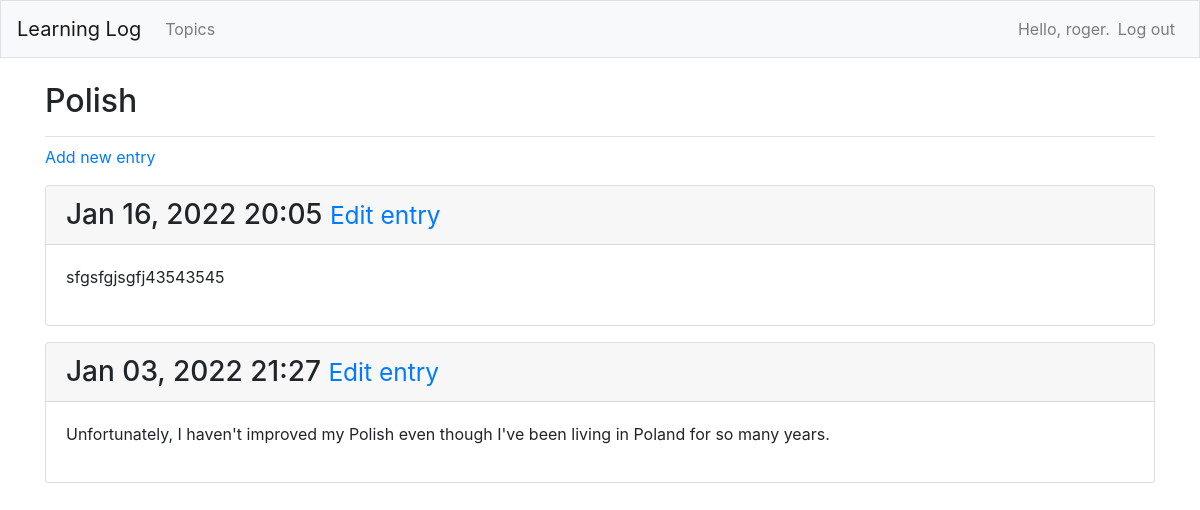
Page /topics/4/ (signed in) on the committed database.
### learning_logs/models.py (models this page shows, shortened)
class Topic(models.Model):
    text = models.CharField(max_length=200)
    date_added = models.DateTimeField(auto_now_add=True)
    owner = models.ForeignKey(User, on_delete=models.CASCADE)
    def __str__(self):
        return self.text

class Entry(models.Model):
    topic = models.ForeignKey(Topic, on_delete=models.CASCADE)
    text = models.TextField()
    date_added = models.DateTimeField(auto_now_add=True)
    class Meta:
        verbose_name_plural = 'entries'

### learning_logs/views.py (the view)
# urls.py: path('topics/<int:topic_id>/', views.topic, name='topic'),
@login_required
def topic(request, topic_id):
    topic = get_object_or_404(Topic, id=topic_id)
    check_topic_owner(request, topic)
    entries = topic.entry_set.order_by('-date_added')
    context = {'topic': topic, 'entries': entries}
    return render(request, 'learning_logs/topic.html', context)

### learning_logs/views.py (called while the page is built)
def check_topic_owner(request, topic):
    if topic.owner != request.user:
        raise Http404

### learning_logs/templates/learning_logs/topic.html
{% extends 'learning_logs/base.html' %}
{% block page_header %}
    <h2>{{ topic }}</h2>
{% endblock page_header %}
{% block content %}
    <p>
        <a href="{% url 'learning_logs:new_entry' topic.id %}">Add new entry</a>
    </p>
    {% for entry in entries %}
        <div class="card mb-3">
            <h3 class="card-header">
                {{ entry.date_added|date:'M d, Y H:i' }}
                <small>
                    <a href="{% url 'learning_logs:edit_entry' entry.id %}">Edit entry</a>
                </small>
            </h3>
            <div class="card-body">
                {{ entry.text|linebreaks }}
            </div>
        </div>
    {% empty %}
        <p>There are no entries for this topic yet.</p>
    {% endfor %}
{% endblock content %}

### learning_logs/templates/learning_logs/base.html (shortened to what this page needs)
{% load bootstrap4 %}
<!doctype html>
<html lang='en'>
    <head>
        {% bootstrap_css %}
    </head>
    <body>
        <nav class="navbar navbar-expand-md navbar-light bg-light mb-4 border">
            <a class="navbar-brand" href="{% url 'learning_logs:index' %}">
                Learning Log</a>
            <div class="collapse navbar-collapse" id="navbarCollapse">
                <ul class="navbar-nav mr-auto">
                    <li class="nav-item">
                        <a class="nav-link" href="{% url 'learning_logs:topics' %}">
                            Topics</a>
                    </li>
                </ul>
                <ul class="navbar-nav ml-auto">
                    {% if user.is_authenticated %}
                        <li class="nav-item">
                            <span class="navbar-text">
                                Hello, {{ user.username }}.</span>
                        </li>
                        <li class="nav-item">
                            <a class="nav-link" href="{% url 'users:logout' %}">
                                Log out</a>
                        </li>
                    {% endif %}
                </ul>
            </div>
        </nav>
        <main role="main" class="container">
            <div class="pb-2 mb-2 border-bottom">
                {% block page_header %}{% endblock page_header %}
            </div>
            <div>
                {% block content %}{% endblock content %}
            </div>
        </main>
    </body>
</html>

### rows in the picture
Topic: text "Polish"
Entry: date_added "Jan 16, 2022 20:05", text "sfgsfgjsgfj43543545"
Entry: date_added "Jan 03, 2022 21:27", text "Unfortunately, I haven't improved my Polish even though I've been living in Poland for so many years."

### other values in the picture
{{ user.username }} "roger"
